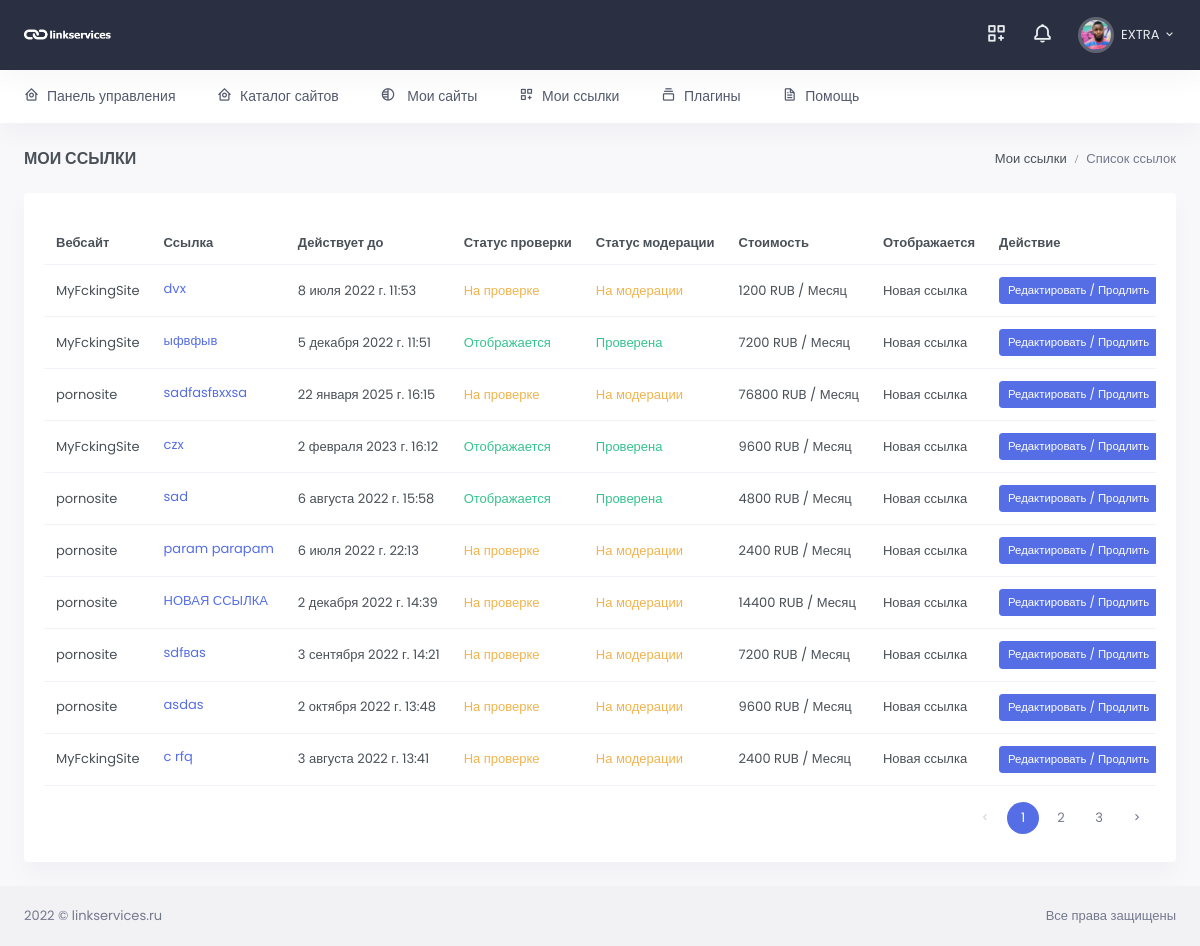
/my-links/ (signed in), run on the app's committed database.
### users/models.py (models this page shows, shortened)
class User(AbstractUser):
    email = models.EmailField(_("email address"), unique=True, )
    email_verify = models.BooleanField(default=False)
    USERNAME_FIELD = 'email'
    REQUIRED_FIELDS = ['username']
    class Meta:
        verbose_name = _("Пользователь")
        verbose_name_plural = _("Пользователи")
        ordering = ('-date_joined',)

class Profile(models.Model):
    user = models.OneToOneField(User, verbose_name="Пользователь",
                                related_name='profile', null=True, on_delete=models.CASCADE)
    chat_id = models.CharField(max_length=100, blank=True, null=True, verbose_name='Чат ID телеграмм')
    TOKEN = models.CharField(max_length=100, blank=True, null=True)
    wmz = models.CharField(max_length=200, blank=True, null=True, verbose_name='WMZ-кошелёк')
    ymoney = models.CharField(max_length=200, blank=True, null=True, verbose_name='ЮMoney-кошелёк')
    current_balance = models.PositiveIntegerField(default=0, blank=True, null=True, verbose_name="Текущий баланс")
    hold_balance = models.PositiveIntegerField(default=0, blank=True, null=True, verbose_name='На удержании')
    output_balance = models.PositiveIntegerField(default=0, blank=True, null=True, verbose_name='Ожидает вывода')
    name_telegram = models.CharField(blank=True, null=True, max_length=100, verbose_name='Телеграмм')
    avatar = models.ImageField(upload_to='avatar/%Y/%m/%d/', blank=True, null=True, verbose_name='Аватар')
    created = models.DateTimeField(auto_now_add=True, verbose_name='Создан')
    update = models.DateTimeField(auto_now=True, verbose_name='Обновлён')
    class Meta:
        verbose_name = 'Профиль пользователя'
        verbose_name_plural = 'Профили пользователей'

### link_app/models.py (models this page shows, shortened)
class Link(models.Model):
    REJECT = 'Отклонено'
    REVIEW = 'На проверке'
    PUBLISHED = 'Отображается'
    STATUS_CHOICE = (
        (REJECT, 'Отклонено'),
        (REVIEW, 'На проверке'),
        (PUBLISHED, 'Отображается')
    )
    url = models.ForeignKey(WebSite, on_delete=models.CASCADE, verbose_name='url сайта')
    link = models.TextField(verbose_name="Ссылка")
    status_verify = models.CharField(max_length=25, choices=STATUS_CHOICE, default=REVIEW,
                                     verbose_name='Статус проверки')
    moderation = models.CharField(max_length=25, choices=STATUS_CHOICE, default=REVIEW,
                                  verbose_name='Статус модерации')
    valid_date = models.DateTimeField(auto_now_add=False, verbose_name='В работе до', blank=True)
    created = models.DateTimeField(auto_now_add=True, verbose_name='Добавлено')
    update = models.DateTimeField(auto_now=True, verbose_name='Изменено')
    user = models.ForeignKey(Profile, related_name='user_link', on_delete=models.CASCADE,
                             max_length=100, blank=True, null=True, verbose_name='email заказчика')
    count_month = models.IntegerField(default=1, verbose_name='Количество месяцев')
    class Meta:
        verbose_name = 'Ссылка'
        verbose_name_plural = 'Ссылки'
        ordering = ('-created',)
    def total_increase_price(self):
        return self.url.get_increase_price() * int(self.count_month)

### site_app/models.py (models this page shows, shortened)
class WebSite(models.Model):
    MODERATION = 'На модерации'
    PUBLISHED = 'Опубликовано'
    REJECTED = 'Отклонено'
    STATUS_CHOICES = (
        (MODERATION, 'На модерации'),
        (PUBLISHED, 'Опубликовано'),
        (REJECTED, 'Отклонено')
    )
    url = models.CharField(max_length=255, verbose_name='url сайта')
    user = models.ForeignKey(Profile, related_name='user_website', on_delete=models.CASCADE,
                             max_length=100, blank=True, null=True, verbose_name='email заказчика')
    category = models.ForeignKey(Category, on_delete=models.CASCADE, verbose_name='Тематика')
    price = models.IntegerField(verbose_name='Цена')
    status = models.CharField(max_length=20, choices=STATUS_CHOICES, default=MODERATION, verbose_name='Статус')
    total_link = models.IntegerField(verbose_name='Всего ссылок', blank=True, null=True)
    yandex_x = models.IntegerField(verbose_name='Яндекс Икс', blank=True, null=True)
    yandex_stat = models.CharField(max_length=255, verbose_name='Яндекс статистика')
    increase = models.PositiveIntegerField(verbose_name='Наценка %', default=50, blank=True, null=True)
    password_yandex = models.CharField(max_length=250, verbose_name='Пароль от статистики', blank=True, null=True)
    created = models.DateTimeField(auto_now_add=True, verbose_name='Добавлено')
    update = models.DateTimeField(auto_now=True, verbose_name='Изменено')
    def __str__(self):
        return self.url
    class Meta:
        verbose_name = 'Сайт'
        verbose_name_plural = 'Сайты'
        ordering = ('-created',)
    def get_increase_price(self):
        return int(self.price * (self.increase / 100 + 1))

### link_app/views.py (the view)
# urls.py: path('', MyLinks.as_view(), name='my-links'),
class MyLinks(LoginRequiredMixin, ListView):
    model = Link
    template_name = 'link_app/mylinks.html'
    context_object_name = 'link'
    paginate_by = 10
    def get_queryset(self):
        return Link.objects.filter(user=self.request.user.profile,
                                   valid_date__gte=datetime.datetime.now()).select_related()

### link_app/templates/link_app/mylinks.html (shortened to what this page needs)
{% extends 'base.html' %}
{% load static %}
{% block content %}
<div id="layout-wrapper">
<div class="main-content">
    <div class="page-content">
        <div class="container-fluid">
            <div class="row">
                <div class="col-12">
                    <div class="page-title-box d-sm-flex align-items-center justify-content-between">
                        <h4 class="mb-sm-0 font-size-18">Мои ссылки</h4>
                        <div class="page-title-right">
                            <ol class="breadcrumb m-0">
                                <li class="breadcrumb-item"><a href="javascript: void(0);">Мои ссылки</a></li>
                                <li class="breadcrumb-item active">Список ссылок</li>
                            </ol>
                        </div>
                    </div>
                </div>
            </div>
            <div class="row">
                <div class="col-12">
                    <div class="card">
                        <div class="card-body">
                            <div class="table-responsive">
                                <table class="table align-middle table-nowrap">
                                    <thead>
                                    <tr>
                                        <th>Вебсайт</th>
                                        <th>Ссылка</th>
                                        <th>Действует до</th>
                                        <th>Статус проверки</th>
                                        <th>Статус модерации</th>
                                        <th>Стоимость</th>
                                        <th>Отображается</th>
                                        <th>Действие</th>
                                    </tr>
                                    </thead>
                                    <tbody>
                                    {% for item in link %}
                                        {% include 'link_app/partials/itemlink.html' %}
                                    {% endfor %}
                                    </tbody>
                                </table>
                            </div>
                          {% include 'inc/_pagination.html' %}
                        </div>
                    </div>
                </div>
            </div>
        </div>
    </div>
</div>
</div>
{% endblock %}

### templates/inc/_header.html (shortened to what this page needs)
{% load static %}
<header id="page-topbar">
    <div class="navbar-header">
        <div class="d-flex">
            <div class="navbar-brand-box">
                <a href="{% url 'profile' pk=user.id %}" class="logo logo-light">
                    <span class="logo-lg">
                                    <img src="{% static '/images/logo-light.png' %}" alt="" height="19">
                                </span>
                </a>
            </div>
        </div>
        <div class="d-flex">
            <div class="dropdown d-none d-lg-inline-block ms-1">
                <button type="button" class="btn header-item noti-icon waves-effect"
                        data-bs-toggle="dropdown" aria-haspopup="true" aria-expanded="false">
                    <i class="bx bx-customize"></i>
                </button>
            </div>
            <div class="dropdown d-inline-block">
                <button type="button" class="btn header-item noti-icon waves-effect"
                        id="page-header-notifications-dropdown"
                        data-bs-toggle="dropdown" aria-haspopup="true" aria-expanded="false">
                    {% if user.profile.chat_id %}
                    <i class="bx bx-bell"></i>
                    {% else %}
                    <i class="bx bx-bell bx-tada"></i>
                    <span class="badge bg-danger rounded-pill">1</span>
                    {% endif %}
                </button>
            </div>
            <div class="dropdown d-inline-block">
                <button type="button" class="btn header-item waves-effect" id="page-header-user-dropdown"
                        data-bs-toggle="dropdown" aria-haspopup="true" aria-expanded="false">
                    <img class="rounded-circle header-profile-user"
                         src="{% if user.profile.avatar %}{{ user.profile.avatar.url }}{% else %}{% static '/images/favicon.ico' %}{% endif %}"
                     alt="Header Avatar">
                    <span class="d-none d-xl-inline-block ms-1" key="t-henry">{{ user.username }}</span>
                    <i class="mdi mdi-chevron-down d-none d-xl-inline-block"></i>
                </button>
            </div>
        </div>
    </div>
</header>
<div class="topnav">
    <div class="container-fluid">
        <nav class="navbar navbar-light navbar-expand-lg topnav-menu">
            <div class="collapse navbar-collapse" id="topnav-menu-content">
                <ul class="navbar-nav">
                    <li class="nav-item dropdown">
                        <a class="nav-link dropdown-toggle arrow-none" href="{% url 'profile' pk=user.id %}" id="topnav-dashboard"
                           role="button">
                            <i class="bx bx-home-circle me-2"></i><span key="t-dashboards">Панель управления</span>
                        </a>
                    </li>
                    <li class="nav-item dropdown">
                        <a class="nav-link dropdown-toggle arrow-none" href="{% url 'catalog' %}" id="topnav-dashboard"
                           role="button">
                            <i class="bx bx-home-circle me-2"></i><span key="t-dashboards">Каталог сайтов</span>
                        </a>
                    </li>
                    <li class="nav-item dropdown">
                        <a class="nav-link dropdown-toggle arrow-none" href="{% url 'my-sites' %}" id="topnav-uielement"
                           role="button">
                            <i class="bx bx-tone me-2"></i>
                            <span key="t-ui-elements">Мои сайты</span>
                        </a>
                    </li>
                    <li class="nav-item dropdown">
                        <a class="nav-link dropdown-toggle arrow-none" href="{% url 'my-links' %}" id="topnav-pages"
                           role="button">
                            <i class="bx bx-customize me-2"></i><span key="t-apps">Мои ссылки</span>
                        </a>
                    </li>
                    <li class="nav-item dropdown">
                        <a class="nav-link dropdown-toggle arrow-none" href="{% url 'plugins' %}" id="topnav-components"
                           role="button">
                            <i class="bx bx-collection me-2"></i><span key="t-components">Плагины</span>
                        </a>
                    </li>
                    <li class="nav-item dropdown">
                        <a class="nav-link dropdown-toggle arrow-none" href="{% url 'help' %}" id="topnav-more"
                           role="button">
                            <i class="bx bx-file me-2"></i><span key="t-extra-pages">Помощь</span>
                        </a>
                    </li>
                </ul>
            </div>
        </nav>
    </div>
</div>

### link_app/templates/link_app/partials/itemlink.html
<tr>
    <td>{{ item.url }}</td>
    <td>
        <p class="mb-1"><a href="#" target="_blank"
                           style="text-decoration: underline;">{{ item.link|safe }}</a></p>
    </td>
    <td>{{ item.valid_date }}</td>
    {% if item.status_verify == 'Отображается' %}
    <td><span class="text-success">Отображается</span></td>
    {% elif item.status_verify == 'Отклонено' %}
    <td><span class="text-danger">Отклонено</span></td>
    {% else %}
    <td><span class="text-warning">На проверке</span></td>
    {% endif %}
        {% if item.moderation == 'Отклонено' %}
    <td><span class="text-danger">Отклонено</span></td>
    {% elif item.moderation == 'Отображается' %}
    <td><span class="text-success">Проверена</span></td>
    {% else %}
    <td><span class="text-warning">На модерации</span></td>
    {% endif %}
    <td>{{ item.total_increase_price }}  RUB / Месяц</td>
    <td>Новая ссылка</td>
    <td>
        <a href="{% url 'update-link' item.id %}" class="btn btn-primary btn-sm w-md">Редактировать / Продлить</a>
    </td>
</tr>

### data on the page
User: avatar (picture), username "EXTRA"
Link: url "MyFckingSite", link "dvx", valid_date "8 июля 2022 г. 11:53", status_verify "На проверке", moderation "На модерации", total_increase_price "1200"
Link: url "MyFckingSite", link "ыфвфыв", valid_date "5 декабря 2022 г. 11:51", status_verify "Отображается", moderation "Проверена", total_increase_price "7200"
Link: url "pornosite", link "sadfasfвxxsa", valid_date "22 января 2025 г. 16:15", status_verify "На проверке", moderation "На модерации", total_increase_price "76800"
Link: url "MyFckingSite", link "czx", valid_date "2 февраля 2023 г. 16:12", status_verify "Отображается", moderation "Проверена", total_increase_price "9600"
Link: url "pornosite", link "sad", valid_date "6 августа 2022 г. 15:58", status_verify "Отображается", moderation "Проверена", total_increase_price "4800"
Link: url "pornosite", link "param parapam", valid_date "6 июля 2022 г. 22:13", status_verify "На проверке", moderation "На модерации", total_increase_price "2400"
Link: url "pornosite", link "НОВАЯ ССЫЛКА", valid_date "2 декабря 2022 г. 14:39", status_verify "На проверке", moderation "На модерации", total_increase_price "14400"
Link: url "pornosite", link "sdfвas", valid_date "3 сентября 2022 г. 14:21", status_verify "На проверке", moderation "На модерации", total_increase_price "7200"
Link: url "pornosite", link "asdas", valid_date "2 октября 2022 г. 13:48", status_verify "На проверке", moderation "На модерации", total_increase_price "9600"
Link: url "MyFckingSite", link "c rfq", valid_date "3 августа 2022 г. 13:41", status_verify "На проверке", moderation "На модерации", total_increase_price "2400"

### other printed values
{{ p }} "1"
{{ p }} "2" "3"
